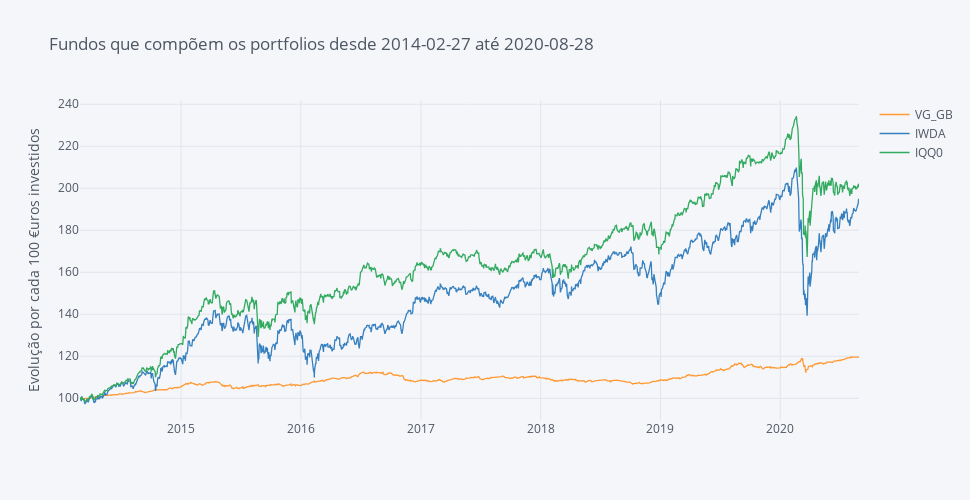

Notebook code cell kept with this figure:
### Code cell
fundos.iplot(dimensions=pa.dimensions, title='Fundos que compõem os portfolios desde ' +  Begin + ' até ' + End,
             yTitle='Evolução por cada 100 €uros investidos')

### Figure 1 — Plotly figure (JSON) as saved in the notebook; plotly's stock layout.template omitted (floating-point values rounded to 4 significant figures; data arrays with more than 128 entries replaced by an {"elided": "..."} marker saying what was removed)
{"data": [{"line": {"color": "rgba(255, 153, 51, 1.0)", "dash": "solid", "shape": "linear", "width": 1.3}, "mode": "lines", "name": "VG_GB", "text": "", "type": "scatter", "x": {"elided": "1701 str values"}, "y": {"elided": "1701 float values"}}, {"line": {"color": "rgba(55, 128, 191, 1.0)", "dash": "solid", "shape": "linear", "width": 1.3}, "mode": "lines", "name": "IWDA", "text": "", "type": "scatter", "x": {"elided": "1701 str values"}, "y": {"elided": "1701 float values"}}, {"line": {"color": "rgba(50, 171, 96, 1.0)", "dash": "solid", "shape": "linear", "width": 1.3}, "mode": "lines", "name": "IQQ0", "text": "", "type": "scatter", "x": {"elided": "1701 str values"}, "y": {"elided": "1701 float values"}}], "layout": {"height": 500, "legend": {"bgcolor": "#F5F6F9", "font": {"color": "#4D5663"}}, "paper_bgcolor": "#F5F6F9", "plot_bgcolor": "#F5F6F9", "title": {"font": {"color": "#4D5663"}, "text": "Fundos que compõem os portfolios desde 2014-02-27 até 2020-08-28"}, "width": 970, "xaxis": {"autorange": true, "gridcolor": "#E1E5ED", "range": ["2014-02-27", "2020-08-28"], "showgrid": true, "tickfont": {"color": "#4D5663"}, "title": {"font": {"color": "#4D5663"}, "text": ""}, "type": "date", "zerolinecolor": "#E1E5ED"}, "yaxis": {"autorange": true, "gridcolor": "#E1E5ED", "range": [89.64, 242.0], "showgrid": true, "tickfont": {"color": "#4D5663"}, "title": {"font": {"color": "#4D5663"}, "text": "Evolução por cada 100 €uros investidos"}, "type": "linear", "zerolinecolor": "#E1E5ED"}}}
